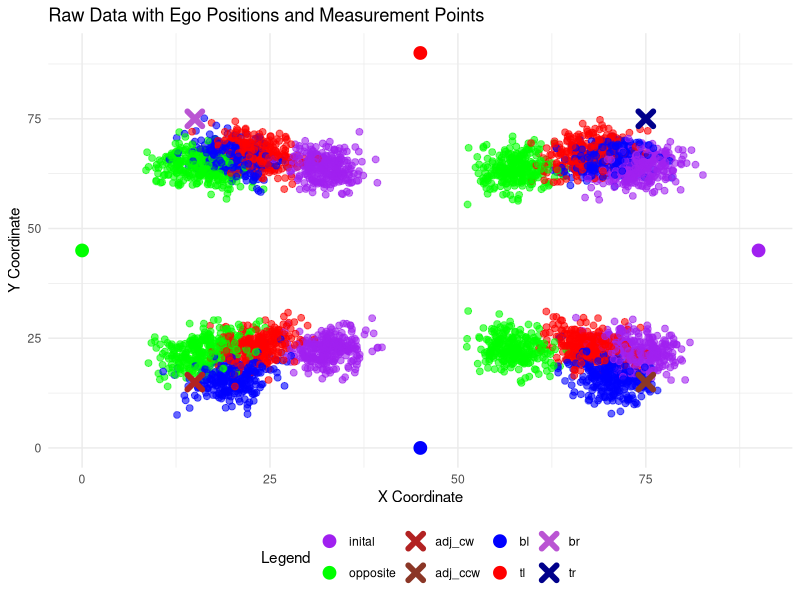
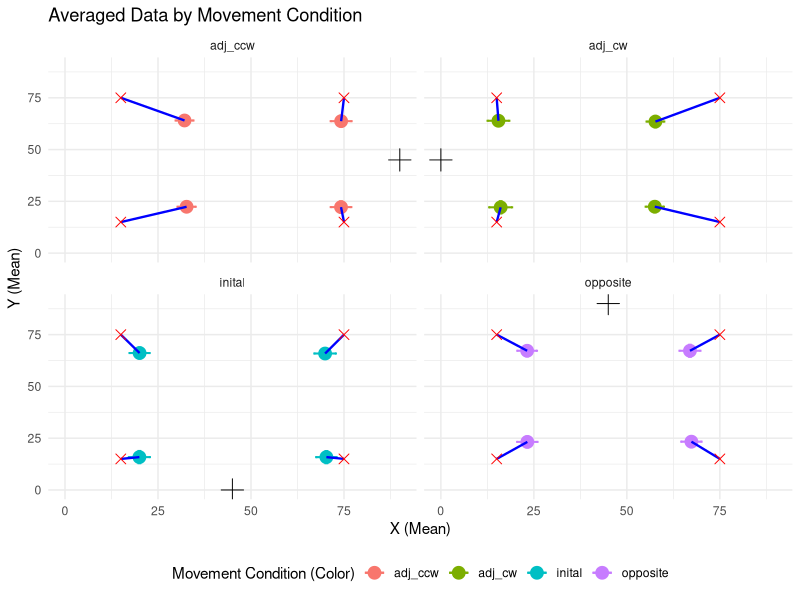
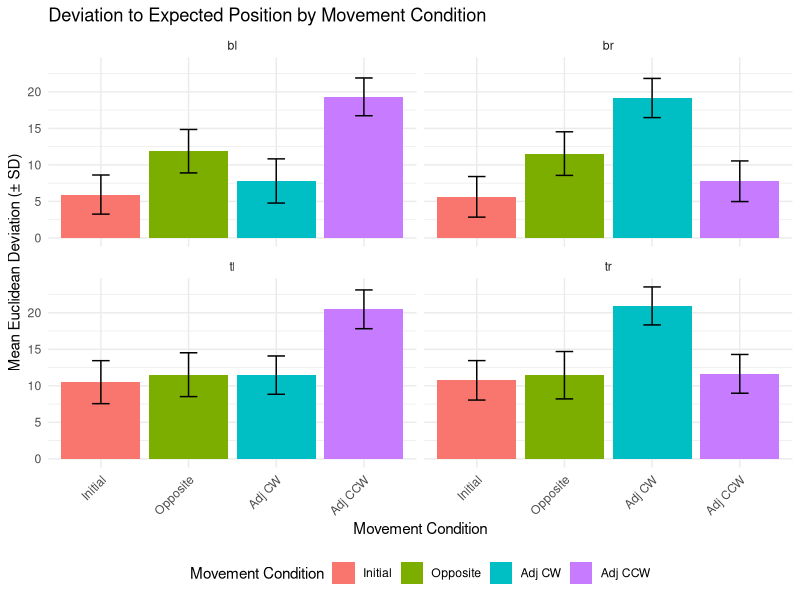
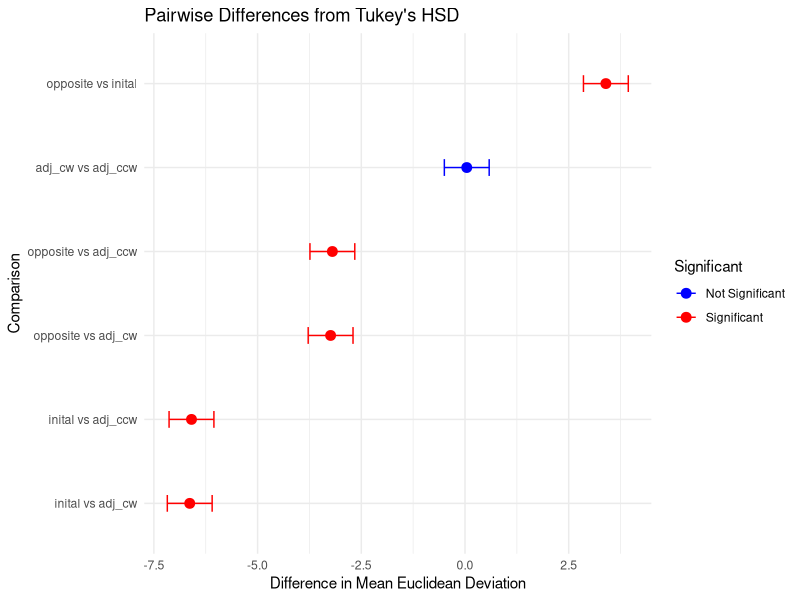

The R source for these figures, in order: (Note: this script raises an error after producing the figures.)
# ---------------- Data Generation Setup ------------
# Purpose: This script generates simulated data for experiments evaluating positional deviations in response to different movement conditions.

## ---------------- Library Importing ---------------
# Load essential libraries for data manipulation, visualization, and statistics
library(ggplot2)       # For creating plots
library(gridExtra)     # For arranging multiple plots
library(dplyr)         # For data manipulation
library(tidyr)         # For reshaping data structures

## ---------------- Parameters ---------------
set.seed(123)
# Define experiment parameters
numOfPeople <- 67      # Number of participants
numOfRepeats <- 4      # Number of repetitions for each point
noise_sd <- 2.5        # Standard deviation for random noise added to the data

# Define bias strengths for various movement conditions
# These parameters determine how positions are distorted based on biases:
old_ego_bias_strength_inital <- 0.1
old_ego_bias_strength_opposite <- 0.1
old_ego_bias_strength_adj_cw <- 0.05
old_ego_bias_strength_adj_ccw <- 0.05

new_ego_bias_strength_opposite <- 0.1
new_ego_bias_strength_adj_cw <- 0.2
new_ego_bias_strength_adj_ccw <- 0.2

allo_bias_strength_inital <- 0.05
allo_bias_strength_opposite <- 0.2
allo_bias_strength_adj_cw <- 0.1
allo_bias_strength_adj_ccw <- 0.1

# Define the table's dimensions (90x90 cm) and ego positions around it
# Positions are centered at (0, 0), with predefined movement conditions
ego_positions_around_table <- list(
  inital = c(45, 0),
  opposite = c(45, 90),
  adj_ccw = c(90, 45),
  adj_cw = c(0, 45)
)

# Define the coordinates of points to be measured relative to the table's center
pointsToMeasure <- list(
  bl = c(-30, -30),  # Bottom-left
  br = c(30, -30),   # Bottom-right
  tl = c(-30, 30),   # Top-left
  tr = c(30, 30)     # Top-right
)

## ---------------- Data Generation ------------
# Initialize an empty data frame for storing results
df <- data.frame(
  Person = integer(),
  PointName = character(),
  moveCondition = character(),
  Repeat = integer(),
  X = numeric(),
  Y = numeric(),
  responseTime = numeric(), # Simulated response time
  timeToMove = numeric()     # Time taken to move between conditions
)

# Nested loops generate data for each participant, movement condition, and point
for (person in 1:numOfPeople) {
  for (movementCondition in names(ego_positions_around_table)) {
    # Set initial ego position and biases for each condition
    initalEgoPos <- ego_positions_around_table[["inital"]]
    finalEgoPos <- initalEgoPos
    old_ego_bias_strength <- 0.0
    new_ego_bias_factor <- 0.0
    allocentric_bias_factor <- 0.0
    responseTime <- rnorm(1, 2.5, 2)  # Simulate response time with normal distribution
    timeToMove <- 5                  # Default time to move
    
    # Adjust parameters based on movement condition
    if (movementCondition == "opposite") {
      finalEgoPos <- ego_positions_around_table[["opposite"]]
      old_ego_bias_strength <- old_ego_bias_strength_opposite
      new_ego_bias_factor <- new_ego_bias_strength_opposite
      allocentric_bias_factor <- allo_bias_strength_opposite
      timeToMove <- timeToMove + abs(rnorm(1, mean = 0, sd = 1))
    } else if (movementCondition == "adj_ccw") {
      finalEgoPos <- ego_positions_around_table[["adj_ccw"]]
      old_ego_bias_strength <- old_ego_bias_strength_adj_ccw
      new_ego_bias_factor <- new_ego_bias_strength_adj_ccw
      allocentric_bias_factor <- allo_bias_strength_adj_ccw
      timeToMove <- timeToMove + abs(rnorm(1, mean = 0, sd = 0.5))
    } else if (movementCondition == "adj_cw") {
      finalEgoPos <- ego_positions_around_table[["adj_cw"]]
      old_ego_bias_strength <- old_ego_bias_strength_adj_cw
      new_ego_bias_factor <- new_ego_bias_strength_adj_cw
      allocentric_bias_factor <- allo_bias_strength_adj_cw
      timeToMove <- timeToMove + abs(rnorm(1, mean = 0, sd = 0.5))
    } else { # inital
      old_ego_bias_strength <- old_ego_bias_strength_inital
      allocentric_bias_factor <- allo_bias_strength_inital
    }
    
    # Generate data for each point and repeat the measurement
    for (point_name in names(pointsToMeasure)) {
      for (i in 1:numOfRepeats) {
        # Calculate actual point coordinates with adjustments for center
        point_coords <- pointsToMeasure[[point_name]] + c(45, 45)
        actualPosition <- point_coords
        
        # Add random noise to coordinates
        point_coords[1] <- point_coords[1] + rnorm(1, mean = 0, sd = noise_sd)
        point_coords[2] <- point_coords[2] + rnorm(1, mean = 0, sd = noise_sd)
        
        # Apply biases and distortions
        point_coords <- point_coords + allocentric_bias_factor
        point_coords <- point_coords + old_ego_bias_strength * (initalEgoPos - actualPosition)
        if (movementCondition != "inital") {
          point_coords <- point_coords + new_ego_bias_factor * (finalEgoPos - actualPosition)
        }
        distortion_factor <- abs(rnorm(1, mean = 0.02, sd = 0.05)) * (1 + (timeToMove + responseTime) / 10)
        point_coords <- point_coords + distortion_factor * (c(45, 45) - point_coords)
        
        # Append generated data to the data frame
        df <- rbind(df, data.frame(
          Person = person,
          PointName = point_name,
          moveCondition = movementCondition,
          Repeat = i,
          X = point_coords[1],
          Y = point_coords[2],
          responseTime = responseTime,
          timeToMove = timeToMove
        ))
      }
    }
  }
}

# Rename column for clarity
df <- df %>% rename(movementCondition = moveCondition)

# View the resulting data frame to confirm generation
print(df)

# --------------- Visualization ---------------------

## --------------- Raw Data Plot ---------------
# Prepare data frames for plotting ego positions and measurement points
ego_positions_df <- do.call(rbind, lapply(names(ego_positions_around_table), function(name) {
  data.frame(
    movementCondition = name,
    X = ego_positions_around_table[[name]][1],
    Y = ego_positions_around_table[[name]][2]
  )
}))

points_to_measure_df <- do.call(rbind, lapply(names(pointsToMeasure), function(name) {
  data.frame(
    PointName = name,
    X = pointsToMeasure[[name]][1] + 45,
    Y = pointsToMeasure[[name]][2] + 45
  )
}))


# Define custom colors for movement conditions and target positions
movement_colors <- c(
  "inital" = "blue", 
  "opposite" = "red", 
  "adj_cw" = "green", 
  "adj_ccw" = "purple"
)


point_colors <- c(
  "bl" = "firebrick", 
  "tl" = "mediumorchid", 
  "br" = "tomato4", 
  "tr" = "darkblue"
)

# Define custom labels for the legend of measurement points
point_labels <- c(
  "bl" = "Bottom Left",
  "tl" = "Top Left",
  "br" = "Bottom Right",
  "tr" = "Top Right"
)


# Define custom labels for movement conditions and target positions
movement_labels <- c(
  "inital" = "Initial", 
  "opposite" = "Opposite", 
  "adj_cw" = "Adj CW", 
  "adj_ccw" = "Adj CCW"
)

point_labels <- c(
  "bl" = "Bottom Left", 
  "tl" = "Top Left", 
  "br" = "Bottom Right", 
  "tr" = "Top Right"
)


# Plot raw data with updated colors and legend labels
raw_plot <- ggplot(df, aes(x = X, y = Y, color = movementCondition)) +
  # Plot raw data with contrasting colors for movement conditions
  geom_point(size = 2, alpha = 0.6) +
  # Plot ego positions with movementCondition
  geom_point(data = ego_positions_df, aes(x = X, y = Y, color = movementCondition), size = 4) +
  # Plot measurement points with custom colors and labels
  geom_point(data = points_to_measure_df, aes(x = X, y = Y, color = PointName), size = 3, stroke = 3, shape = 4) +
  # Customize colors for raw data points and measurement points
  scale_color_manual(
    values = c(movement_colors, point_colors),  # Combine movement and point colors
    name = "Legend",  # Unified legend title
    labels = c(names(movement_colors), names(point_colors))  # Unified legend labels
  ) +
  labs(
    title = "Raw Data with Ego Positions and Measurement Points",
    x = "X Coordinate",
    y = "Y Coordinate",
    shape = "Movement Condition"
  ) +
  # Map descriptive labels to PointName
  theme_minimal() +
  theme(legend.position = "bottom")

# Display the plot
print(raw_plot)



# ---------------- Plotting Averaged Positional Data --------------

# Summarize the data by PointName and movementCondition
summary_data <- df %>%
  group_by(PointName, movementCondition) %>%
  summarise(
    X_mean = mean(X),
    Y_mean = mean(Y),
    X_sd = sd(X),
    Y_sd = sd(Y)
  ) %>%
  ungroup()

# Convert ego positions and pointsToMeasure to data frames for plotting
ego_positions_df <- do.call(rbind, lapply(names(ego_positions_around_table), function(name) {
  data.frame(
    movementCondition = name,
    X = ego_positions_around_table[[name]][1],
    Y = ego_positions_around_table[[name]][2]
  )
}))

points_to_measure_df <- do.call(rbind, lapply(names(pointsToMeasure), function(name) {
  data.frame(
    PointName = name,
    X = pointsToMeasure[[name]][1] + 45,  # Adjust for table's center
    Y = pointsToMeasure[[name]][2] + 45
  )
}))

# Add expected positions (measurement points) to summary data
expected_positions <- do.call(rbind, lapply(names(pointsToMeasure), function(name) {
  data.frame(
    PointName = name,
    X_expected = pointsToMeasure[[name]][1] + 45,  # Adjust for table's center
    Y_expected = pointsToMeasure[[name]][2] + 45
  )
}))

# Merge expected positions with summary data
summary_data <- merge(summary_data, expected_positions, by = "PointName")

# Add ego positions to summary data
ego_positions_with_conditions <- ego_positions_df %>%
  rename(Ego_X = X, Ego_Y = Y)  # Rename for clarity

summary_data <- merge(summary_data, ego_positions_with_conditions, by = "movementCondition")



# Define shapes for movementCondition
shape_mapping <- c("inital" = 16,   # Circle
                   "opposite" = 17, # Triangle
                   "adj_ccw" = 18,  # Diamond
                   "adj_cw" = 15)   # Square


# Plot averaged data with error bars, lines, and separate graphs
avg_plot <- ggplot(summary_data, aes(x = X_mean, y = Y_mean, color = movementCondition)) +
  geom_point(size = 4) +  # Averaged points
  geom_errorbar(aes(ymin = Y_mean - Y_sd, ymax = Y_mean + Y_sd), width = 1, size = 0.7) +  # Error bars (Y)
  geom_errorbarh(aes(xmin = X_mean - X_sd, xmax = X_mean + X_sd), height = 1, size = 0.7) +  # Error bars (X)
  geom_segment(aes(x = X_mean, y = Y_mean, xend = X_expected, yend = Y_expected), size = 0.8, linetype = "solid", color = "blue") +  # Line to expected position
  geom_point(data = ego_positions_df, aes(x = X, y = Y), size = 5, color = "black", shape = 3 , color = movementCondition) +  # Ego positions (crosses)
  geom_point(data = points_to_measure_df, aes(x = X, y = Y), size = 3, shape = 4, color = "red") +  # Measurement points (red crosses)
  scale_shape_manual(values = shape_mapping) +
  labs(
    title = "Averaged Data by Movement Condition",
    x = "X (Mean)",
    y = "Y (Mean)",
    color = "Movement Condition (Color)",
    shape = "Movement Condition (Shape)"
  ) +
  facet_wrap(~ movementCondition) +  # Separate graphs for each movement condition
  theme_minimal() +
  theme(legend.position = "bottom")  # Adjust legend position

# Display the plot
print(avg_plot)



# -------------- Analysis -------------------


## -------------- Euclidean Analysis -------------------
df
# Add expected positions to the data frame for reference
df <- df %>%
  left_join(
    points_to_measure_df %>%
      rename(X_expected = X, Y_expected = Y),  # Rename for clarity
    by = c("PointName")
  )

# Compute Euclidean deviation for each data point
df <- df %>%
  mutate(
    Euclidean_Deviation = sqrt((X - X_expected)^2 + (Y - Y_expected)^2)
  )
# Summarize mean and SD of Euclidean deviations by PointName and movementCondition
deviation_summary <- df %>%
  group_by(PointName, movementCondition) %>%
  summarise(
    Mean_Deviation = mean(Euclidean_Deviation),
    SD_Deviation = sd(Euclidean_Deviation),
    .groups = "drop"
  )

# Set the order of movement conditions
deviation_summary <- deviation_summary %>%
  mutate(movementCondition = factor(
    movementCondition,
    levels = c("inital", "opposite", "adj_cw", "adj_ccw"),
    labels = c("Initial", "Opposite", "Adj CW", "Adj CCW")  # Custom labels
  ))



# Bar plot of deviation to expected position with facet_wrap
facet_plot <- ggplot(deviation_summary, aes(x = movementCondition, y = Mean_Deviation, fill = movementCondition)) +
  geom_bar(stat = "identity", position = "dodge") +  # Bar heights represent mean deviations
  geom_errorbar(
    aes(
      ymin = Mean_Deviation - SD_Deviation,  # Lower bound of error
      ymax = Mean_Deviation + SD_Deviation   # Upper bound of error
    ),
    width = 0.2,  # Width of error bar caps
    position = position_dodge(width = 0.9)  # Align with bars
  ) +
  labs(
    title = "Deviation to Expected Position by Movement Condition",
    x = "Movement Condition",
    y = "Mean Euclidean Deviation (± SD)",
    fill = "Movement Condition"
  ) +
  facet_wrap(~ PointName, ncol = 2) +  # Create separate panels for each PointName
  theme_minimal() +
  theme(
    legend.position = "bottom",
    axis.text.x = element_text(angle = 45, hjust = 1)  # Rotate x-axis labels for readability
  )

# Display the plot
print(facet_plot)


# Perform ANOVA on Euclidean deviations
anova_result <- aov(Euclidean_Deviation ~ movementCondition, data = df)
summary(anova_result)




# Pairwise comparisons using Tukey's HSD
tukey_result <- TukeyHSD(anova_result)
print(tukey_result)

# Create a data frame for movementCondition pairs
tukey_df <- as.data.frame(tukey_result$movementCondition) %>%
  mutate(Pair = rownames(tukey_result$movementCondition))

# Prepare data for difference plot
tukey_diff_plot <- tukey_df %>%
  separate(Pair, into = c("Group1", "Group2"), sep = "-") %>%
  mutate(Significant = ifelse(`p adj` < 0.05, "Significant", "Not Significant"))

# Difference plot
diff_plot <- ggplot(tukey_diff_plot, aes(x = diff, y = reorder(paste(Group1, "vs", Group2), diff), color = Significant)) +
  geom_point(size = 3) +
  geom_errorbarh(aes(xmin = lwr, xmax = upr), height = 0.2) +
  scale_color_manual(values = c("Significant" = "red", "Not Significant" = "blue")) +
  labs(
    title = "Pairwise Differences from Tukey's HSD",
    x = "Difference in Mean Euclidean Deviation",
    y = "Comparison"
  ) +
  theme_minimal()

print(diff_plot)


## -------------- Angular Analysis with Cardinal Reference -------------------

# Define cardinal direction offsets (in degrees)
cardinal_offsets <- c(
  inital = 0,         # 0° at the top
  opposite = 180,     # 0° at the bottom
  adj_cw = 90,        # 0° at the right
  adj_ccw = -90       # 0° at the left
)

# Add ego positions and offsets to `df`
df <- df %>%
  left_join(
    ego_positions_df %>%
      rename(Ego_X = X, Ego_Y = Y),  # Rename columns for clarity
    by = "movementCondition"
  ) %>%
  mutate(
    Cardinal_Offset = recode(movementCondition, !!!cardinal_offsets)  # Add cardinal offsets
  )
df
# Compute angular deviation based on adjusted cardinal reference
df <- df %>%
  mutate(
    Angle_Actual = (atan2(Y - Ego_Y.y, X - Ego_X.x) * (180 / pi)),  # Convert to degrees
    Angle_Expected = (atan2(Y_expected - Ego_Y.y, X_expected - Ego_X.x) * (180 / pi)),
    Angle_Actual_Adjusted = (Angle_Actual - Cardinal_Offset) %% 360,  # Adjust based on cardinal direction
    Angle_Expected_Adjusted = (Angle_Expected - Cardinal_Offset) %% 360,
    Angular_Deviation = (Angle_Actual_Adjusted - Angle_Expected_Adjusted) %% 360  # Compute deviation
  ) %>%
  mutate(
    Angular_Deviation = ifelse(Angular_Deviation > 180, Angular_Deviation - 360, Angular_Deviation)  # Wrap to [-180, 180]
  )

# Summarize mean and SD of angular deviations by PointName and movementCondition
angular_summary <- df %>%
  group_by(PointName, movementCondition) %>%
  summarise(
    Mean_Angular_Deviation = mean(Angular_Deviation),
    SD_Angular_Deviation = sd(Angular_Deviation),
    .groups = "drop"
  )

# Set the order of movement conditions
angular_summary <- angular_summary %>%
  mutate(movementCondition = factor(
    movementCondition,
    levels = c("inital", "opposite", "adj_cw", "adj_ccw"),
    labels = c("Initial", "Opposite", "Adj CW", "Adj CCW")  # Custom labels
  ))

# Bar plot of angular deviation with facet_wrap
angular_facet_plot <- ggplot(angular_summary, aes(x = movementCondition, y = Mean_Angular_Deviation, fill = movementCondition)) +
  geom_bar(stat = "identity", position = "dodge") +  # Bar heights represent mean angular deviations
  geom_errorbar(
    aes(
      ymin = Mean_Angular_Deviation - SD_Angular_Deviation,
      ymax = Mean_Angular_Deviation + SD_Angular_Deviation
    ),
    width = 0.2, position = position_dodge(width = 0.9)
  ) +
  labs(
    title = "Angular Deviation to Expected Position by Movement Condition",
    x = "Movement Condition",
    y = "Mean Angular Deviation (Degrees ± SD)",
    fill = "Movement Condition"
  ) +
  facet_wrap(~ PointName, ncol = 2) +  # Create separate panels for each PointName
  theme_minimal() +
  theme(
    legend.position = "bottom",
    axis.text.x = element_text(angle = 45, hjust = 1)
  )

print(angular_facet_plot)

# Perform ANOVA on angular deviations
angular_anova_result <- aov(Angular_Deviation ~ movementCondition, data = df)
summary(angular_anova_result)

# Pairwise comparisons using Tukey's HSD
angular_tukey_result <- TukeyHSD(angular_anova_result)
print(angular_tukey_result)

# Prepare data for pairwise difference plot
angular_tukey_df <- as.data.frame(angular_tukey_result$movementCondition) %>%
  mutate(Pair = rownames(angular_tukey_result$movementCondition)) %>%
  separate(Pair, into = c("Group1", "Group2"), sep = "-") %>%
  mutate(Significant = ifelse(`p adj` < 0.05, "Significant", "Not Significant"))

# Pairwise difference plot
angular_diff_plot <- ggplot(angular_tukey_df, aes(x = diff, y = reorder(paste(Group1, "vs", Group2), diff), color = Significant)) +
  geom_point(size = 3) +
  geom_errorbarh(aes(xmin = lwr, xmax = upr), height = 0.2) +
  scale_color_manual(values = c("Significant" = "red", "Not Significant" = "blue")) +
  labs(
    title = "Pairwise Angular Differences from Tukey's HSD",
    x = "Difference in Mean Angular Deviation (Degrees)",
    y = "Comparison"
  ) +
  theme_minimal()

print(angular_diff_plot)


## --------------- X and Y Deviations ------------------

# Compute X and Y deviations
df <- df %>%
  mutate(
    X_Deviation = (X - X_expected),
    Y_Deviation = (Y - Y_expected)
  )
df


# Summarize mean and SD of X and Y deviations
xy_deviation_summary <- df %>%
  group_by(PointName, movementCondition) %>%
  summarise(
    Mean_X_Deviation = mean(X_Deviation),
    SD_X_Deviation = sd(X_Deviation),
    Mean_Y_Deviation = mean(Y_Deviation),
    SD_Y_Deviation = sd(Y_Deviation),
    .groups = "drop"
  )

# Set the order of movement conditions
xy_deviation_summary <- xy_deviation_summary %>%
  mutate(movementCondition = factor(
    movementCondition,
    levels = c("inital", "opposite", "adj_cw", "adj_ccw"),
    labels = c("Initial", "Opposite", "Adj CW", "Adj CCW")  # Custom labels
  ))



# Bar plot for X deviation
x_deviation_plot <- ggplot(xy_deviation_summary, aes(x = movementCondition, y = Mean_X_Deviation, fill = movementCondition)) +
  geom_bar(stat = "identity", position = "dodge") +
  geom_errorbar(
    aes(
      ymin = Mean_X_Deviation - SD_X_Deviation,
      ymax = Mean_X_Deviation + SD_X_Deviation
    ),
    width = 0.2, position = position_dodge(width = 0.9)
  ) +
  labs(
    title = "X Deviation by Movement Condition",
    x = "Movement Condition",
    y = "Mean X Deviation (± SD)",
    fill = "Movement Condition"
  ) +
  facet_wrap(~ PointName, ncol = 2) +
  theme_minimal() +
  theme(
    legend.position = "bottom",
    axis.text.x = element_text(angle = 45, hjust = 1)
  )

print(x_deviation_plot)

# Perform ANOVA on X deviations
anova_x <- aov(X_Deviation ~ movementCondition, data = df)
summary(anova_x)

# Tukey's HSD for X deviations
tukey_x <- TukeyHSD(anova_x)
print(tukey_x)


# Prepare data for pairwise difference plot
tukey_x_df <- as.data.frame(tukey_x$movementCondition) %>%
  mutate(Pair = rownames(tukey_x$movementCondition)) %>%
  separate(Pair, into = c("Group1", "Group2"), sep = "-") %>%
  mutate(Significant = ifelse(`p adj` < 0.05, "Significant", "Not Significant"))

# Pairwise difference plot for X deviations
x_diff_plot <- ggplot(tukey_x_df, aes(x = diff, y = reorder(paste(Group1, "vs", Group2), diff), color = Significant)) +
  geom_point(size = 3) +
  geom_errorbarh(aes(xmin = lwr, xmax = upr), height = 0.2) +
  scale_color_manual(values = c("Significant" = "red", "Not Significant" = "blue")) +
  labs(
    title = "Pairwise X Deviation Differences (Tukey's HSD)",
    x = "Difference in Mean X Deviation",
    y = "Comparison"
  ) +
  theme_minimal()

print(x_diff_plot)






# Bar plot for Y deviation
y_deviation_plot <- ggplot(xy_deviation_summary, aes(x = movementCondition, y = Mean_Y_Deviation, fill = movementCondition)) +
  geom_bar(stat = "identity", position = "dodge") +
  geom_errorbar(
    aes(
      ymin = Mean_Y_Deviation - SD_Y_Deviation,
      ymax = Mean_Y_Deviation + SD_Y_Deviation
    ),
    width = 0.2, position = position_dodge(width = 0.9)
  ) +
  labs(
    title = "Y Deviation by Movement Condition",
    x = "Movement Condition",
    y = "Mean Y Deviation (± SD)",
    fill = "Movement Condition"
  ) +
  facet_wrap(~ PointName, ncol = 2) +
  theme_minimal() +
  theme(
    legend.position = "bottom",
    axis.text.x = element_text(angle = 45, hjust = 1)
  )

print(y_deviation_plot)

# Perform ANOVA on Y deviations
anova_y <- aov(Y_Deviation ~ movementCondition, data = df)
summary(anova_y)

# Tukey's HSD for Y deviations
tukey_y <- TukeyHSD(anova_y)
print(tukey_y)


# Prepare data for pairwise difference plot
tukey_y_df <- as.data.frame(tukey_y$movementCondition) %>%
  mutate(Pair = rownames(tukey_y$movementCondition)) %>%
  separate(Pair, into = c("Group1", "Group2"), sep = "-") %>%
  mutate(Significant = ifelse(`p adj` < 0.05, "Significant", "Not Significant"))

# Pairwise difference plot for Y deviations
y_diff_plot <- ggplot(tukey_y_df, aes(x = diff, y = reorder(paste(Group1, "vs", Group2), diff), color = Significant)) +
  geom_point(size = 3) +
  geom_errorbarh(aes(xmin = lwr, xmax = upr), height = 0.2) +
  scale_color_manual(values = c("Significant" = "red", "Not Significant" = "blue")) +
  labs(
    title = "Pairwise Y Deviation Differences (Tukey's HSD)",
    x = "Difference in Mean Y Deviation",
    y = "Comparison"
  ) +
  theme_minimal()

print(y_diff_plot)




## --------------- Motion Group Analysis -------------------

# Assign motion equivalence groups with semantic names
df <- df %>%
  mutate(Motion_Group = case_when(
    # Simple left motion close
    (movementCondition == "inital" & PointName == "bl") |
      (movementCondition == "opposite" & PointName == "tr") |
      (movementCondition == "adj_cw" & PointName == "tl") |
      (movementCondition == "adj_ccw" & PointName == "br") ~ "left_close",
    
    # Complex right motion close
    (movementCondition == "inital" & PointName == "br") |
      (movementCondition == "opposite" & PointName == "tl") |
      (movementCondition == "adj_cw" & PointName == "bl") |
      (movementCondition == "adj_ccw" & PointName == "bl") ~ "right_close",
    
    # Simple left motion far
    (movementCondition == "inital" & PointName == "tl") |
      (movementCondition == "opposite" & PointName == "bl") |
      (movementCondition == "adj_cw" & PointName == "br") |
      (movementCondition == "adj_ccw" & PointName == "tr") ~ "left_far",
    
    # Complex right motion far
    (movementCondition == "inital" & PointName == "tr") |
      (movementCondition == "opposite" & PointName == "br") |
      (movementCondition == "adj_cw" & PointName == "bl") |
      (movementCondition == "adj_ccw" & PointName == "tl") ~ "right_far",
    
    TRUE ~ "Other"  # Exclude non-relevant data
  ))

# Filter only the groups of interest
motion_data <- df %>%
  filter(Motion_Group != "Other")

# Reorder Motion_Group to the specified order
motion_data <- motion_data %>%
  mutate(Motion_Group = factor(Motion_Group, levels = c("left_close", "right_close", "left_far", "right_far")))
motion_data

# Calculate absolute Euclidean deviation from expected position
motion_data <- motion_data %>%
  mutate(Euclidean_Deviation = sqrt(((abs(X) - abs(X_expected))^2 + abs(abs(Y) - abs(Y_expected) )^2)))

# Compute mean absolute Euclidean deviations
mean_deviation_data <- motion_data %>%
  group_by(Motion_Group) %>%
  summarize(Mean_Deviation = mean(Euclidean_Deviation, na.rm = TRUE))



motion_violin_plot <- ggplot(motion_data, aes(x = Motion_Group, y = Euclidean_Deviation, fill = Motion_Group)) +
  geom_violin(trim = FALSE, alpha = 0.7) + # Show full range of data
  geom_boxplot(width = 0.1, alpha = 0.5, color = "black") + # Add a box plot within the violin
  labs(
    title = "Violin Plot of Mean Absolute Euclidean Deviations by Motion Group",
    x = "Motion Group",
    y = "Mean Absolute Euclidean Deviation"
  ) +
  theme_minimal() +
  theme(
    axis.text.x = element_text(angle = 45, hjust = 1),
    legend.position = "none"
  )

print(motion_violin_plot)




# ANOVA for mean absolute Euclidean deviations
anova_motion <- aov(Euclidean_Deviation ~ Motion_Group, data = motion_data)
summary(anova_motion)

# Tukey's HSD for pairwise group comparisons
tukey_motion <- TukeyHSD(anova_motion)
print(tukey_motion)

# Convert Tukey's results into a data frame
tukey_group_df <- as.data.frame(tukey_motion$Motion_Group) %>%
  mutate(Pair = rownames(tukey_motion$Motion_Group)) %>%
  separate(Pair, into = c("Group1", "Group2"), sep = "-") %>%
  mutate(Significant = ifelse(`p adj` < 0.05, "Significant", "Not Significant"))

# Create the pairwise differences plot
pairwise_plot <- ggplot(tukey_group_df, aes(x = diff, y = reorder(paste(Group1, "vs", Group2), diff), color = Significant)) +
  geom_point(size = 3) +
  geom_errorbarh(aes(xmin = lwr, xmax = upr), height = 0.2) +
  scale_color_manual(values = c("Significant" = "red", "Not Significant" = "blue")) +
  labs(
    title = "Pairwise Differences in Mean Absolute Euclidean Deviations",
    x = "Difference in Mean Absolute Euclidean Deviation",
    y = "Group Comparison",
    color = "Significance"
  ) +
  theme_minimal() +
  theme(
    axis.text.y = element_text(size = 10),
    axis.text.x = element_text(size = 10)
  )

print(pairwise_plot)



group_means <- motion_data %>%
  group_by(Motion_Group) %>%
  summarize(
    Mean_Deviation = mean(Euclidean_Deviation, na.rm = TRUE),
    SD_Deviation = sd(Euclidean_Deviation, na.rm = TRUE)
  )
print(group_means)


pairwise_t_test <- pairwise.t.test(
  motion_data$Euclidean_Deviation, 
  motion_data$Motion_Group, 
  p.adjust.method = "bonferroni"
)

print(pairwise_t_test)




















# ----------------- Power Analysis ---------------


# Additional calculations using standard errors (SE) and sample size
n <- 10  # Sample size


# SE values from the table (absolute values of the negatives)
se_left_oblique_front <- abs(-0.24)
se_left_hv_front <- abs(-0.24)
se_left_oblique_left <- abs(-0.21)
se_left_hv_left <- abs(-0.24)

se_right_oblique_front <- abs(-0.18)
se_right_hv_front <- abs(-0.19)
se_right_oblique_right <- abs(-0.18)
se_right_hv_right <- abs(-0.27)

# Calculate SD values
sd_left_oblique_front <- se_left_oblique_front * sqrt(n)
sd_left_hv_front <- se_left_hv_front * sqrt(n)
sd_left_oblique_left <- se_left_oblique_left * sqrt(n)
sd_left_hv_left <- se_left_hv_left * sqrt(n)

sd_right_oblique_front <- se_right_oblique_front * sqrt(n)
sd_right_hv_front <- se_right_hv_front * sqrt(n)
sd_right_oblique_right <- se_right_oblique_right * sqrt(n)
sd_right_hv_right <- se_right_hv_right * sqrt(n)

# Print the calculated SDs
cat("SD values:\n")
cat("Left Oblique Front:", sd_left_oblique_front, "\n")
cat("Left HV Front:", sd_left_hv_front, "\n")
cat("Left Oblique Left:", sd_left_oblique_left, "\n")
cat("Left HV Left:", sd_left_hv_left, "\n")
cat("Right Oblique Front:", sd_right_oblique_front, "\n")
cat("Right HV Front:", sd_right_hv_front, "\n")
cat("Right Oblique Right:", sd_right_oblique_right, "\n")
cat("Right HV Right:", sd_right_hv_right, "\n")

# Example for Cohen's d using these SDs
# Define mean offsets for left and right (X-axis as an example)
left_means_x <- c(1.59, 1.82)  # Oblique Front, HV Front
right_means_x <- c(1.36, 1.29) # Oblique Front, HV Front

# Compute mean of means
mean_left_x <- mean(left_means_x)
mean_right_x <- mean(right_means_x)

# Pooled SD for Oblique Front and HV Front
pooled_sd_x <- sqrt((sd_left_oblique_front^2 + sd_right_oblique_front^2) / 2)

# Cohen's d for X-axis
cohen_d_x <- (mean_left_x - mean_right_x) / pooled_sd_x
cat("Cohen's d for X-axis:", cohen_d_x, "\n")
# Perform power analysis with the new effect size
power_analysis <- pwr.t.test(
  d = cohen_d_x,
  sig.level = 0.05,
  power = 0.9,
  type = "two.sample"
)

# Print the power analysis result
print(power_analysis)

